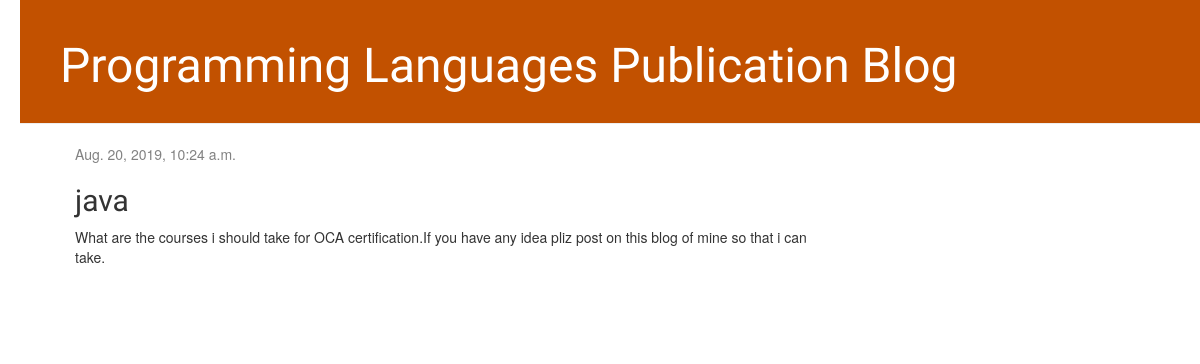
The app's page /post/1/ with its own data.
### blog/models.py (models this page shows, shortened)
class Post(models. Model):
    author = models.ForeignKey(settings.AUTH_USER_MODEL, on_delete=models.CASCADE)
    title = models.CharField(max_length=200)
    text = models.TextField()
    created_date=models.DateTimeField(default=timezone.now())
    publish_date=models.DateTimeField(blank=True,null=True)

### blog/views.py (the view)
# urls.py: path('post/<int:pk>/',views.post_detail,name='post_detail'),
def post_detail(request,pk):
    post=get_object_or_404(Post,pk=pk)
    return render(request, 'blog/post_detail.html', {'post': post})

### blog/templates/blog/post_detail.html (shortened to what this page needs)
{% extends 'blog/base.html' %}
{% block content %}
    <div class="post">
        {% if post.publish_date %}
            <div class="date">
                {{ post.publish_date }}
            </div>
        {% endif %}
        <h2>{{ post.title }}</h2>
        <p>{{ post.text|linebreaksbr }}</p>
    </div>
{% endblock %}

### blog/static/css/blog.css (style rules this page uses)
body { padding-left:20px; }
h1, h2, h3, h4 { font-family: 'Lobster', cursive; }
.date { color: #828282; }
.post { margin-bottom: 70px; }

### records on screen
Post: publish_date "Aug. 20, 2019, 10:24 a.m.", title "java", text "What are the courses i should take for OCA certification.If you have any idea pliz post on this blog of mine so that i can take."
